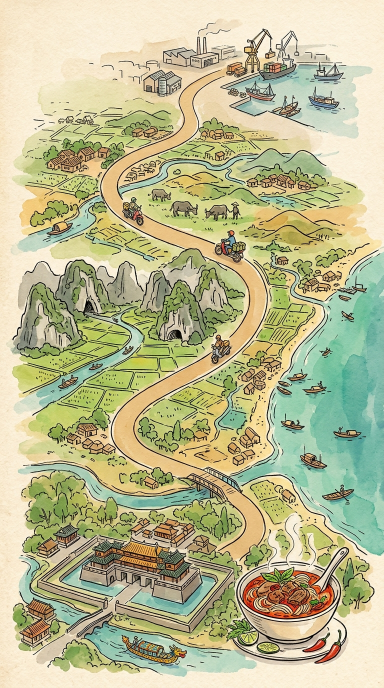
#> input picture art/raw/map/map-hp-hue.png, 768 x 1376 px, found by its file name (shown at 1/2 size); its folder holds 4 pictures in this run
$ python _map_prep2.py
#> lines starting #> are read from the running program, lines starting #| are printed output that depends on the picture

import os
from PIL import Image
R=r"F:\AntiGravity\Games\quan-bun"; RAW=os.path.join(R,"art","raw","map"); PUB=os.path.join(R,"public","art","map")
for n in ["map-hp-hue","map-hue-dn","map-dn-nt","map-nt-sg","map-sg-mientay"]:
    p=os.path.join(RAW,n+".png")
    if not os.path.exists(p): print(n,"missing"); continue
    im=Image.open(p).convert("RGB"); print(n,im.size)
#> further down, im is the input picture: PIL image 768x1376 RGB; mean R, G, B 187.4, 186.3, 146
    im.resize((768,1376),Image.LANCZOS).save(os.path.join(PUB,n+".webp"),"WEBP",quality=88,method=6)
    im.resize((384,688)).save(os.path.join(RAW,n+"-small.jpg"),quality=80)
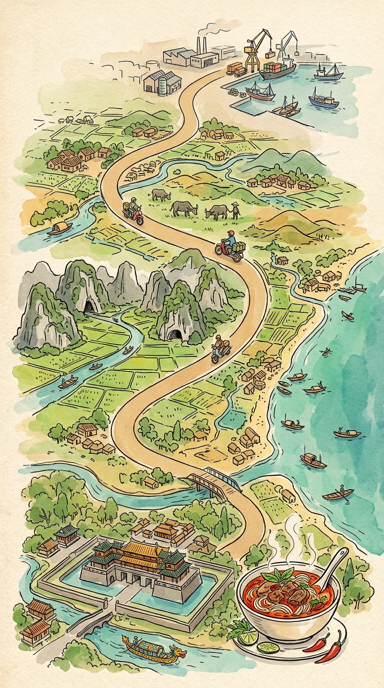
#> saved as map-hp-hue-small.jpg: PIL image 384x688 RGB; mean R, G, B 187.4, 186.3, 146
#> pass 3 of the loop `for n in ["map-hp-hue","map-hue-dn","map-dn-nt","map-nt-sg","map-sg-mi..`:
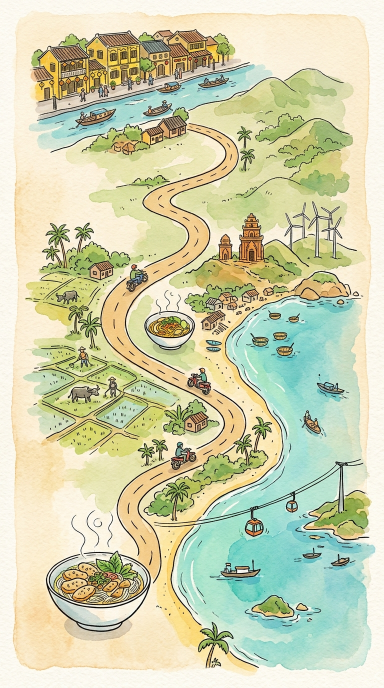
#> input picture art/raw/map/map-dn-nt.png, 768 x 1376 px, found by its file name (shown at 1/2 size)
#> im is the input picture: PIL image 768x1376 RGB; mean R, G, B 206.6, 209.4, 174.8
#> `im.resize((384,688)).save(os.path.join(RAW,n+"-small.jpg"),quality=80)`:
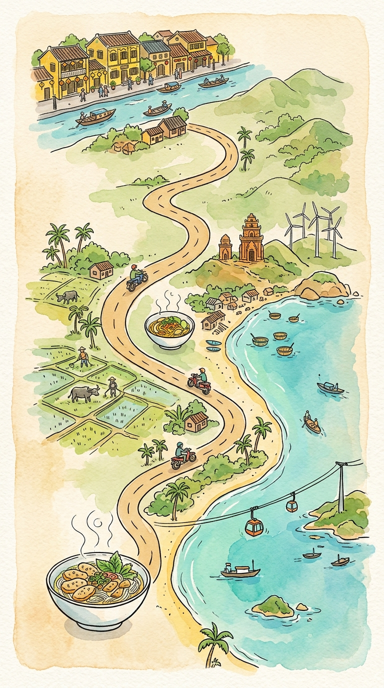
#> saved as map-dn-nt-small.jpg: PIL image 384x688 RGB; mean R, G, B 206.6, 209.4, 174.8
#> the loop made 5 passes; the first 3 are shown
